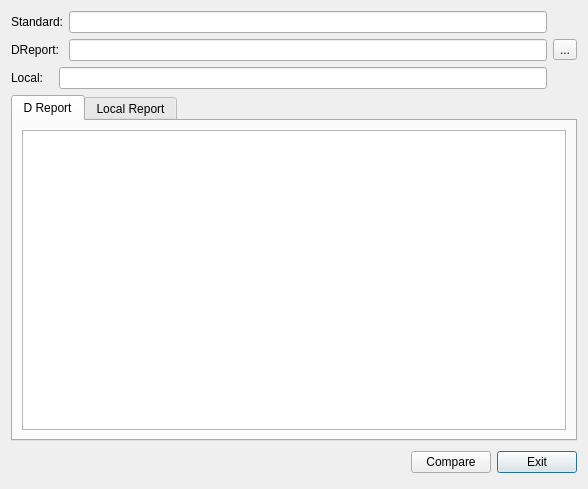
<?xml version="1.0" encoding="UTF-8"?>
<ui version="4.0">
 <class>mainDialog</class>
 <widget class="QDialog" name="mainDialog">
  <property name="geometry">
   <rect>
    <x>0</x>
    <y>0</y>
    <width>588</width>
    <height>489</height>
   </rect>
  </property>
  <property name="windowTitle">
   <string>Help CBB</string>
  </property>
  <layout class="QVBoxLayout" name="verticalLayout">
   <item>
    <layout class="QHBoxLayout" name="horizontalLayout_4">
     <item>
      <layout class="QVBoxLayout" name="verticalLayout_4">
       <item>
        <layout class="QHBoxLayout" name="horizontalLayout_2">
         <item>
          <widget class="QLabel" name="label">
           <property name="text">
            <string>Standard:</string>
           </property>
          </widget>
         </item>
         <item>
          <widget class="QLineEdit" name="standardLineEdit">
           <property name="readOnly">
            <bool>true</bool>
           </property>
          </widget>
         </item>
        </layout>
       </item>
       <item>
        <layout class="QHBoxLayout" name="horizontalLayout_5">
         <item>
          <widget class="QLabel" name="label_4">
           <property name="text">
            <string>DReport: </string>
           </property>
          </widget>
         </item>
         <item>
          <widget class="QLineEdit" name="dReportLineEdit"/>
         </item>
        </layout>
       </item>
       <item>
        <layout class="QHBoxLayout" name="horizontalLayout_3">
         <item>
          <widget class="QLabel" name="label_2">
           <property name="text">
            <string>Local:   </string>
           </property>
          </widget>
         </item>
         <item>
          <widget class="QLineEdit" name="localLineEdit">
           <property name="readOnly">
            <bool>true</bool>
           </property>
          </widget>
         </item>
        </layout>
       </item>
      </layout>
     </item>
     <item>
      <widget class="QToolButton" name="browseButton">
       <property name="text">
        <string>...</string>
       </property>
      </widget>
     </item>
    </layout>
   </item>
   <item>
    <widget class="QTabWidget" name="resultTabWidget">
     <property name="currentIndex">
      <number>0</number>
     </property>
     <widget class="QWidget" name="tab">
      <attribute name="title">
       <string>D Report</string>
      </attribute>
      <layout class="QHBoxLayout" name="horizontalLayout">
       <item>
        <widget class="QTextEdit" name="resultEdit">
         <property name="readOnly">
          <bool>true</bool>
         </property>
        </widget>
       </item>
      </layout>
     </widget>
     <widget class="QWidget" name="localTab">
      <attribute name="title">
       <string>Local Report</string>
      </attribute>
      <layout class="QHBoxLayout" name="horizontalLayout_6">
       <item>
        <widget class="QTextEdit" name="localResultEdit"/>
       </item>
      </layout>
     </widget>
    </widget>
   </item>
   <item>
    <layout class="QHBoxLayout">
     <property name="spacing">
      <number>6</number>
     </property>
     <property name="leftMargin">
      <number>0</number>
     </property>
     <property name="topMargin">
      <number>0</number>
     </property>
     <property name="rightMargin">
      <number>0</number>
     </property>
     <property name="bottomMargin">
      <number>0</number>
     </property>
     <item>
      <spacer>
       <property name="orientation">
        <enum>Qt::Horizontal</enum>
       </property>
       <property name="sizeHint" stdset="0">
        <size>
         <width>131</width>
         <height>31</height>
        </size>
       </property>
      </spacer>
     </item>
     <item>
      <widget class="QPushButton" name="okButton">
       <property name="text">
        <string>Compare</string>
       </property>
       <property name="autoDefault">
        <bool>false</bool>
       </property>
      </widget>
     </item>
     <item>
      <widget class="QPushButton" name="cancelButton">
       <property name="text">
        <string>Exit</string>
       </property>
      </widget>
     </item>
    </layout>
   </item>
  </layout>
 </widget>
 <resources/>
 <connections>
  <connection>
   <sender>cancelButton</sender>
   <signal>clicked()</signal>
   <receiver>mainDialog</receiver>
   <slot>reject()</slot>
   <hints>
    <hint type="sourcelabel">
     <x>369</x>
     <y>253</y>
    </hint>
    <hint type="destinationlabel">
     <x>179</x>
     <y>282</y>
    </hint>
   </hints>
  </connection>
 </connections>
</ui>
